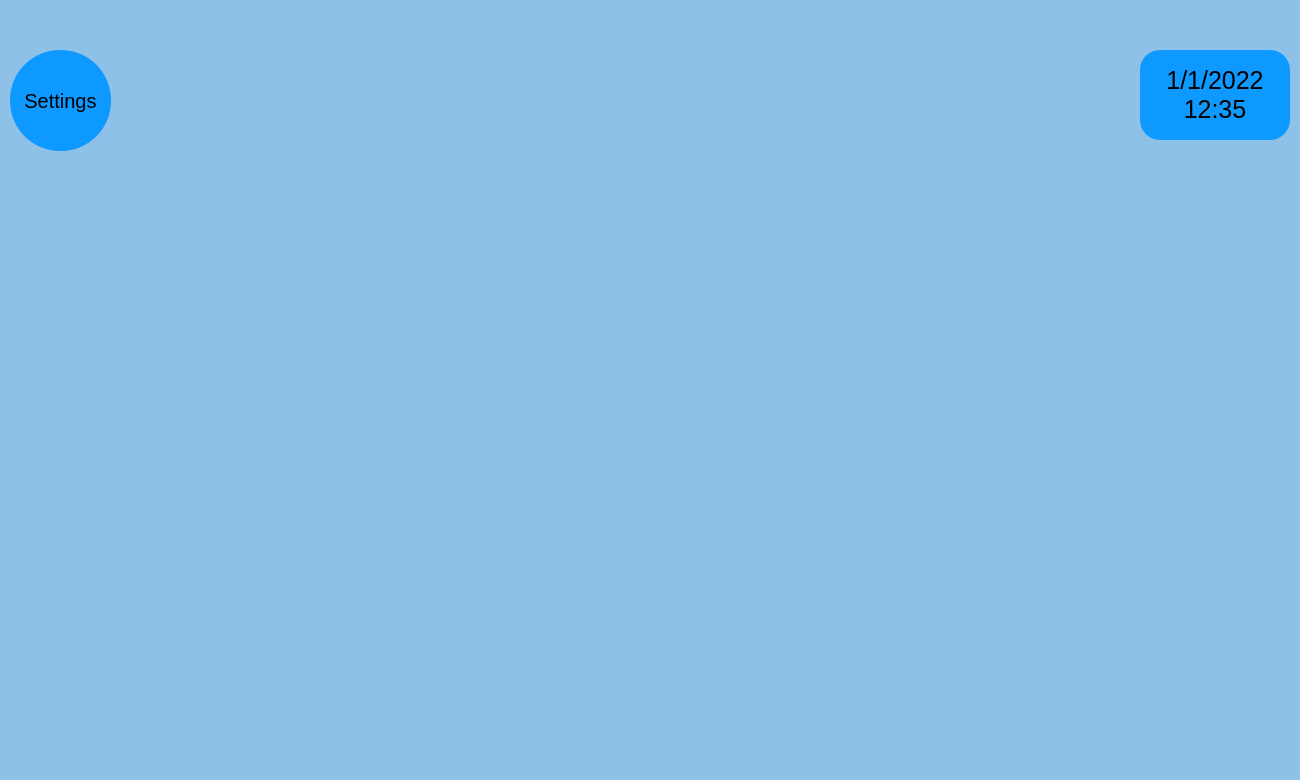
<?xml version="1.0" encoding="UTF-8"?>
<ui version="4.0">
 <class>MainWindow</class>
 <widget class="QMainWindow" name="MainWindow">
  <property name="geometry">
   <rect>
    <x>0</x>
    <y>0</y>
    <width>1300</width>
    <height>780</height>
   </rect>
  </property>
  <property name="windowTitle">
   <string>MainWindow</string>
  </property>
  <property name="layoutDirection">
   <enum>Qt::LeftToRight</enum>
  </property>
  <property name="styleSheet">
   <string notr="true">font: 8pt &quot;Calibri&quot;;
background-color: rgb(141, 193, 231)

</string>
  </property>
  <widget class="QWidget" name="centralwidget">
   <widget class="QLabel" name="time_and_date_label">
    <property name="geometry">
     <rect>
      <x>1140</x>
      <y>50</y>
      <width>150</width>
      <height>90</height>
     </rect>
    </property>
    <property name="styleSheet">
     <string notr="true">background-color: rgb(13, 153, 255);
border-radius:20px;
font-size:25px;
</string>
    </property>
    <property name="text">
     <string>1/1/2022
12:35</string>
    </property>
    <property name="alignment">
     <set>Qt::AlignCenter</set>
    </property>
   </widget>
   <widget class="QPushButton" name="setting_button">
    <property name="geometry">
     <rect>
      <x>10</x>
      <y>50</y>
      <width>101</width>
      <height>101</height>
     </rect>
    </property>
    <property name="styleSheet">
     <string notr="true">background-color: rgb(13, 153, 255);
border-radius:50px;
font-size:20px;
</string>
    </property>
    <property name="text">
     <string>Settings</string>
    </property>
    <property name="autoDefault">
     <bool>false</bool>
    </property>
   </widget>
   <widget class="QWidget" name="verticalLayoutWidget">
    <property name="geometry">
     <rect>
      <x>0</x>
      <y>0</y>
      <width>1301</width>
      <height>41</height>
     </rect>
    </property>
    <layout class="QVBoxLayout" name="top_widget">
     <property name="spacing">
      <number>0</number>
     </property>
     <property name="sizeConstraint">
      <enum>QLayout::SetMinimumSize</enum>
     </property>
     <property name="leftMargin">
      <number>0</number>
     </property>
     <property name="topMargin">
      <number>0</number>
     </property>
     <property name="rightMargin">
      <number>0</number>
     </property>
    </layout>
   </widget>
   <widget class="QStackedWidget" name="widget_section">
    <property name="geometry">
     <rect>
      <x>0</x>
      <y>160</y>
      <width>1300</width>
      <height>610</height>
     </rect>
    </property>
    <property name="styleSheet">
     <string notr="true"/>
    </property>
    <property name="currentIndex">
     <number>0</number>
    </property>
    <widget class="QWidget" name="page"/>
    <widget class="QWidget" name="page_2"/>
   </widget>
  </widget>
  <action name="actiondfg">
   <property name="text">
    <string>dfg</string>
   </property>
  </action>
 </widget>
 <resources/>
 <connections/>
</ui>
